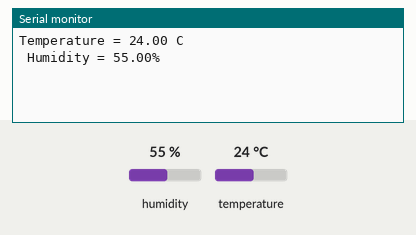
This sketch was run on a simulated Arduino Uno, built with avr-gcc and run on an emulated ATmega328P. On the bench: the last lines printed to the serial monitor. The inputs (shaded band) are chosen by the test bench; at power-on: humidity 55 %, temperature 24 °C.

Above: at 1.2 s.
1.3 s: humidity set to 22 %
At 2.6 s:
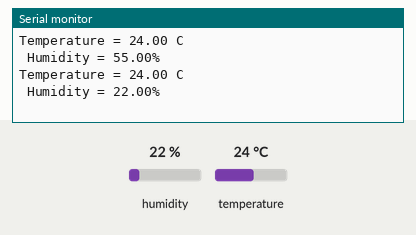
2.8 s: temperature set to 12 °C
At 4.2 s:
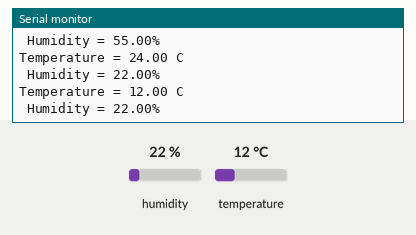
4.3 s: humidity set to 40 %
At 6.6 s:
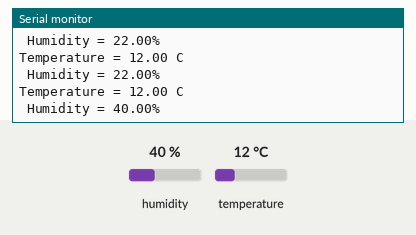
Timing chart, 0 to 8.1 s (numbered marks = the images above; inputs shaded):
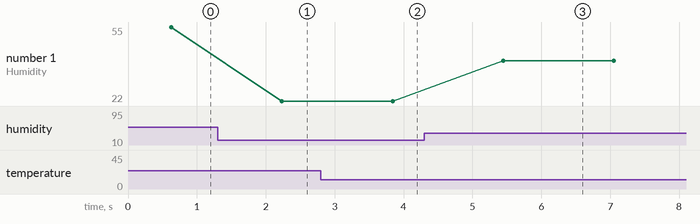

Measured:
- after the input at 1.3 s, the serial monitor: prints a new line after 0.93 s (image 1)
- after the input at 2.8 s, the serial monitor: prints a new line after 1.0 s (image 2)
- after the input at 4.3 s, the serial monitor: prints a new line after 1.1 s (image 3)
- plotted number 1: 55 → 22 after the input at 1.3 s, 22 → 40 after the input at 4.3 s

The sketch:

HDC_1080-ClosedCube_HDC1080.ino
```cpp
// (licence header left out)
#include <Wire.h>
#include <ClosedCube_HDC1080.h>

ClosedCube_HDC1080 sensor;

void setup() {
  Serial.begin(9600); // Data exchange rate between Arduino and Serial Monitor
  sensor.begin(0x40); // 14 bit Temperature and Humidity Measurement Resolutions
}

void loop() {
   /*
   * Data collection for HDC 1080 Sensor
   */
  unsigned int iter = 15; // Amount of iterations
  double temperature = 0;
  double humidity = 0;

  for (int i = 0; i < iter; i++) {
    temperature += sensor.readTemperature();
    humidity += sensor.readHumidity();
  }

   /*
   * Prunning of data
   */
  temperature /= iter;
  humidity /= iter;

   /*
   * Visualization of data collected
   */
  Serial.print("Temperature = "); Serial.print(temperature); Serial.println(" C");
  Serial.print(" Humidity = "); Serial.print(humidity); Serial.println("%");

  delay(1000);
}
```
